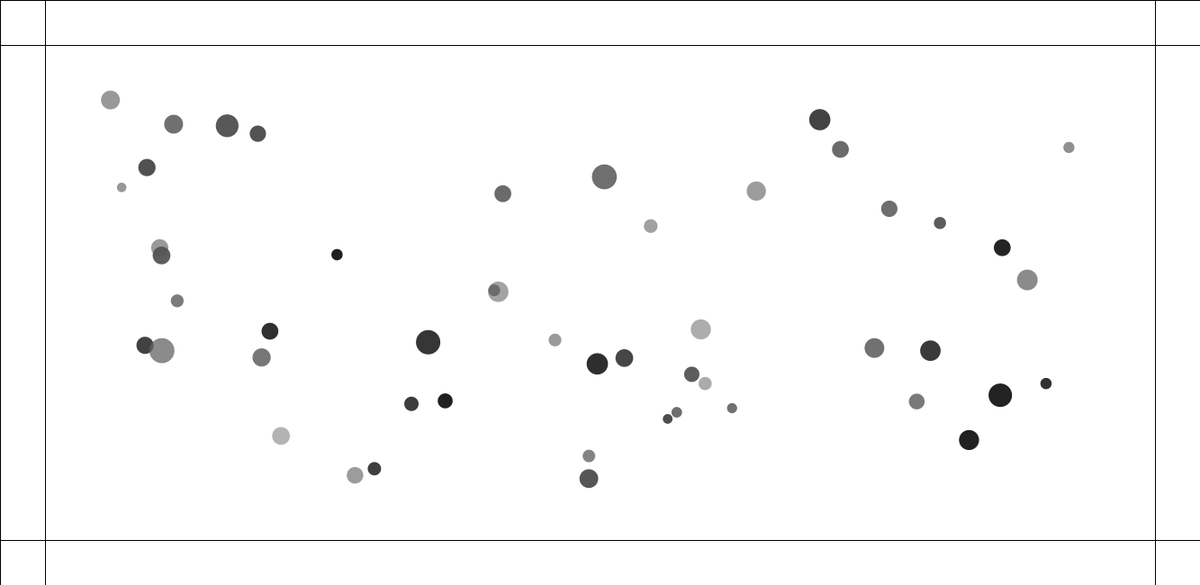
Frame 1 (no input)
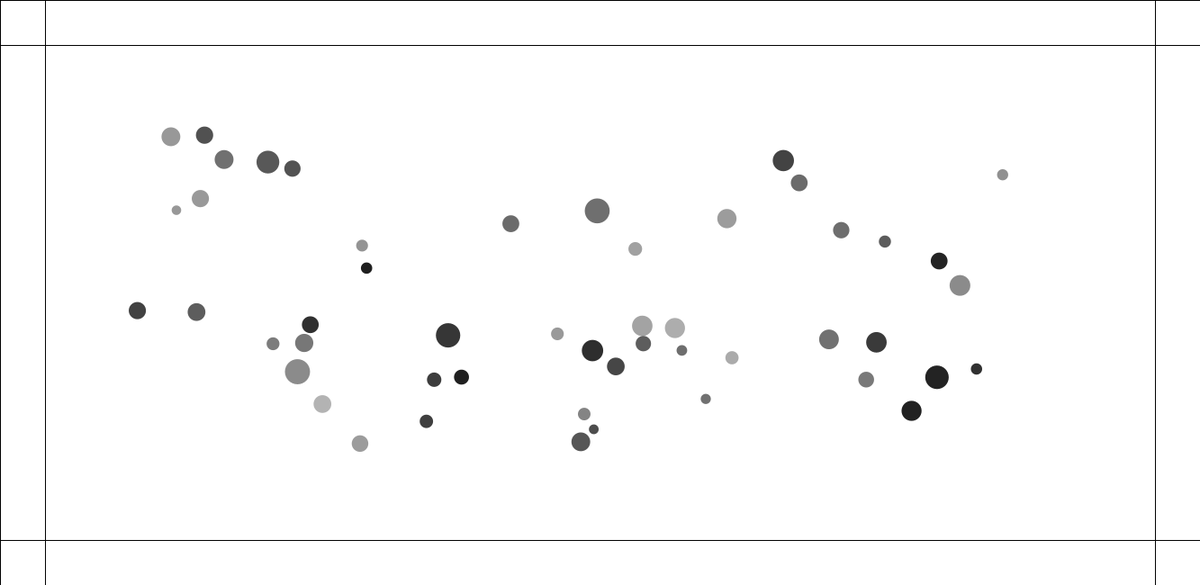
Frame 60 (the mouse pressed at the canvas centre just before this capture)
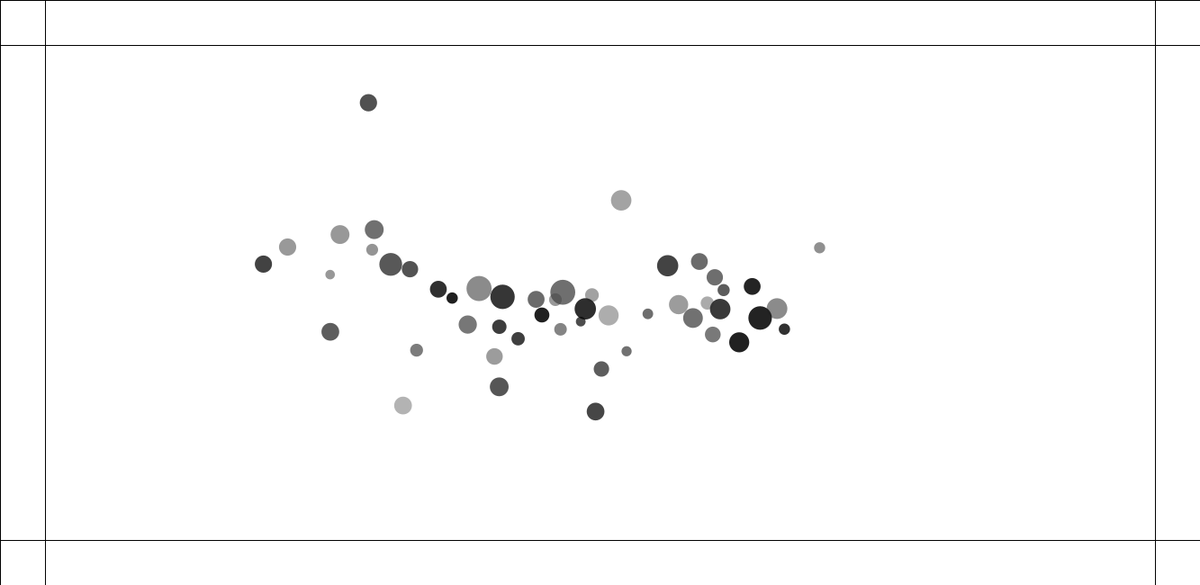
Frame 120 (the mouse held since frame 60 and released just before this capture)

The Processing sketch that drew these frames (run headless with seeded random() and noise(); from frame 60 on, the mouse is pressed at the canvas centre):

// Processing sketch: Deber05_FuerzasdeAtraccion
// ── Deber05_FuerzasdeAtraccion.pde
int numMovers = 50;
Mover[] movers = new Mover[numMovers];
float impacto = 0.05;
//constante gravitacional
float g = 0.4;
void setup() {
  size(1333, 650);
  for (int i = 0; i < numMovers; i++) {
    movers[i] = new Mover(i, movers);
  }
}
void draw() {
  background(255);
  for (int i = 0; i < numMovers; i++) {
    for (int z = 0; z < numMovers; z++) {
      if (i != z) {
        PVector fuerza = movers[z].atraccion(movers[i]);
        movers[i].aplicarFuerza(fuerza);
      }
    }
    movers[i].fuerzas();
    movers[i].update();
    movers[i].display();
    movers[i].colision();
  }
}
void mouseClicked() {
  for ( int i=0; i< numMovers; i++) {
    movers[i] = new Mover(i, movers);
  }
}


// ── Mover.pde
class Mover {
  PVector pos;
  PVector vel;
  PVector acel;
  float masa;
  Mover[] others;
  int id;
  float diametro;
  color color1;
  color color2;

  Mover(int idin, Mover[] oin) {
    masa = random( 1, 2);
    //masa = 1;
    pos = new PVector(random(100, width-100), random(100, height-100));
    vel = new PVector(0, 0);
    acel = new PVector(0, 0);
    others = oin;
    id = idin;
    diametro = random(10, 15);
    color1= color(random(0, 100), random(100, 255));
    color2= color(0, 10);
  }
  //Formula para colision de circulos
  //d(c1-c2) = sqrt{(c1x-c2x)^2 + (c1y-c2y)^2}       d(c1-c2) <= r1+r2 = COLISION  ||  d(c1-c2) > r1+r2 = NO HAY COLISION

  void colision() {
    for (int i = id + 1; i < numMovers; i++) {
      //se reemplaza las posiciones de others que era el nuero arreglo para esta funcion con la de dx y dy y se las pasa al float distancia
      float dx = others[i].pos.x - pos.x;
      float dy = others[i].pos.y - pos.y;
      //sqrt saca la raiz cuadrada de un numero y devuelve valor positivo siempre.
      float distancia = sqrt(dx*dx + dy*dy);
      //se crea un float para distancia minima de impacto con la variable del diametro de cada elemento ya que son diferentes
      float minDist = others[i].diametro + diametro;
      if (distancia < minDist) {     
        //Esto sirve para obtener un angulo entre los dos objetos colisionando y se dispersen en otra direccion
        //float angulo para calcular el angulo en radianes con Y y X ya que el orden es atan2(y, x) atan2 saca rango entre PI y -PI
        float angulo = atan2(dy, dx);
        //targetX para calcular la posicion en x y multiplicar el coseno y seno respectivamente del angulo por la distancia minima de impacto
        float targetX = pos.x + cos(angulo) * minDist;
        float targetY = pos.y + sin(angulo) * minDist;
        //se resta el targetX de la posicion de los elementos y con el giro( que es la cantidad de impacto y con la cual se distancian los objetos al chocar.
        float ax = (targetX - others[i].pos.x) * impacto;
        float ay = (targetY - others[i].pos.y) * impacto;
        vel.x -= ax;
        vel.y -= ay;
        others[i].vel.x += ax;
        others[i].vel.y += ay;
      }
    }
  }

  void aplicarFuerza(PVector fuerza) {
    PVector f = PVector.div(fuerza, masa);
    acel.add(f);
  }

  void update() {
    vel.add(acel);
    //limite para la velocidad.
    vel.limit(4);
    pos.add(vel);
    //mult por escalar 0 para normalizar el vector aceleracion y que no se repita cada vez y se haga mas rapido
    acel.mult(0);
  }

  PVector atraccion(Mover a) {
    PVector fuerza = PVector.sub(pos, a.pos);             
    float distancia = fuerza.mag();   
    // el constrain funciona con dos valores un minimo y un maximo en este caso es la cantidad de distancia minima y maxima que los objetos van a ser atraidos osea practicamente su fuerza de atraccion    
    distancia = constrain(distancia, 1, 25);  
    //normaliza la fuera del vector en una escala de 1    
    fuerza.normalize();   
    // campograv es la formula para sacar el campo gravitacional entre los objetos y su fuerza de atraccion, en donde g es la "constante gravitacional" masa y a.masa son las masas de los objetos y a esto se lo divide por distancia al cuadrado.    
    float campograv = (g * masa *a.masa) / (distancia * distancia); 
    //a la final se multiplica la fuerza por la fuerza del campo gravitacional y se obtiene la variable fuerza con un return
    fuerza.mult(campograv);  
    return fuerza;
  }

  void fuerzas() {
    stroke(0);
    noFill();
    rect(0, 0, width, 50);
    rect(0, 0, 50, height);
    rect(width-50, 0, 50, height);
    rect(0, height-50, width, 50);
    PVector fuerza = new PVector(0, 0);
    if (pos.x < 50) {
      fuerza.x = 1;
      color1= color(random(0, 255), random(0, 255), random(0, 255));
    } else if (pos.x > width -50) {
      fuerza.x = -1;
      color1= color(random(0, 255), random(0, 255), random(0, 255));
    } 
    if (pos.y < 50) {
      fuerza.y = 1;
      color1= color(random(0, 255), random(0, 255), random(0, 255));
    } else if (pos.y > height-50) {
      fuerza.y = -1;
      color1= color(random(0, 255), random(0, 255), random(0, 255));
    } 
    //    if (pos.x < 50) {
    //      fuerza.x = 1;
    //
    //      color1= color(255, 0, 0);
    //    } 
    //
    //    if (pos.x > width -50) {
    //      fuerza.x = -1;
    //
    //      color1= color(255, 0, 0);
    //    } 
    //    if (pos.y < 50) {
    //      fuerza.y = 1;
    //
    //      color1= color(255, 0, 0);
    //    } 
    //
    //    if (pos.y > height-50) {
    //      fuerza.y = -1;
    //
    //      color1= color(255, 0, 0);
    //    } 
    fuerza.normalize();
    fuerza.mult(0.5);
    aplicarFuerza(fuerza);
  }

  void display() {
    noStroke();
    fill(color1);
    ellipse(pos.x, pos.y, masa*diametro, masa*diametro);
  }
}
